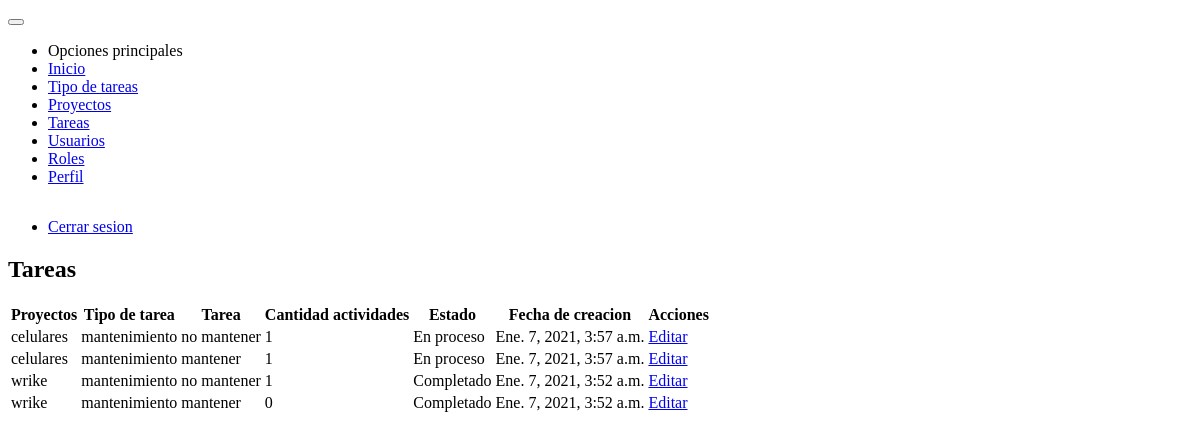
The app's page /tareas/ (signed in) with its own data.
### tasks/models.py (models this page shows, shortened)
class Task(models.Model):
    project = models.ForeignKey(Project, on_delete=models.CASCADE)
    type_task = models.ForeignKey(TypeTask, on_delete=models.CASCADE)
    task = models.CharField(max_length=50)
    description = models.TextField()
    status = models.BooleanField(default=False)
    percentage = models.IntegerField(default=0)
    slug = models.SlugField(max_length=60, unique=True)
    created_at = models.DateTimeField(auto_now_add=timezone.now)
    updated_at = models.DateTimeField(auto_now=timezone.now)

class TypeTask(models.Model):
    name = models.CharField(max_length=50)
    slug = models.SlugField(max_length=60, unique=True)
    status = models.BooleanField(default=True)
    created_at = models.DateTimeField(auto_now_add=timezone.now)
    def __str__(self):
        return self.name

### projects/models.py (models this page shows)
class Project(models.Model):
    name = models.CharField(max_length=50, unique=True)
    developer = models.ManyToManyField(User)
    status = models.BooleanField(default=False)
    slug = models.SlugField(max_length=50, unique=True)
    percentage = models.IntegerField(default=0)
    created_at = models.DateTimeField(auto_now_add=timezone.now)
    update_at = models.DateTimeField(auto_now=timezone.now)
    def __str__(self):
        return self.name

### tasks/views.py (the view)
# urls.py: path('', views.TaskListView.as_view(), name='task'),
class TaskListView(PermissionRequiredMixin, LoginRequiredMixin, ListView):
    login_url = 'users:login'
    permission_required = 'tasks.view_task'
    template_name = 'tasks/task.html'
    queryset = Task.objects.annotate(Count('activities')).order_by('-pk')

### tasks/templates/tasks/task.html
{% extends 'base.html' %}
{% block content %}
    <div class="card">
        <div class="card-contet m-2">
            <h2 class="text-center">Tareas</h2>
            {% include 'tasks/snippets/tasks.html' %}
        </div>
    </div>
{% endblock %}

### tasks/templates/tasks/snippets/tasks.html (shortened to what this page needs)
<table class="table" data-role="table" data-horizontal-scroll="true" data-table-search-title="Buscar: " data-table-rows-count-title="Cantidad a mostrar">
    <thead>
        <tr>
            <th>Proyectos</th>
            <th>Tipo de tarea</th>
            <th>Tarea</th>
            <th>Cantidad actividades</th>
            <th>Estado</th>
            <th>Fecha de creacion</th>
            <th>Acciones</th>
        </tr>
    </thead>
    <tbody>
        {% for activities in object_list %}
            <tr>
                <td>{{ activities.project }}</td>
                <td>{{ activities.type_task }}</td>
                <td>{{ activities.task }}</td>
                <td>{{ activities.activities__count }}</td>
                <td>{{ activities.status|yesno:'Completado,En proceso' }}</td>
                <td>{{ activities.created_at }}</td>
                <td>
                    <a href="{% url 'tasks:update_task' activities.slug %}" class="button info"> Editar</a>
                </td>
            </tr>
        {% endfor %}
    </tbody>
</table>

### records on screen
Task: project "celulares", type_task "mantenimiento", task "no mantener", activities__count "1", status "En proceso", created_at "Ene. 7, 2021, 3:57 a.m."
Task: project "celulares", type_task "mantenimiento", task "mantener", activities__count "1", status "En proceso", created_at "Ene. 7, 2021, 3:57 a.m."
Task: project "wrike", type_task "mantenimiento", task "no mantener", activities__count "1", status "Completado", created_at "Ene. 7, 2021, 3:52 a.m."
Task: project "wrike", type_task "mantenimiento", task "mantener", activities__count "0", status "Completado", created_at "Ene. 7, 2021, 3:52 a.m."
